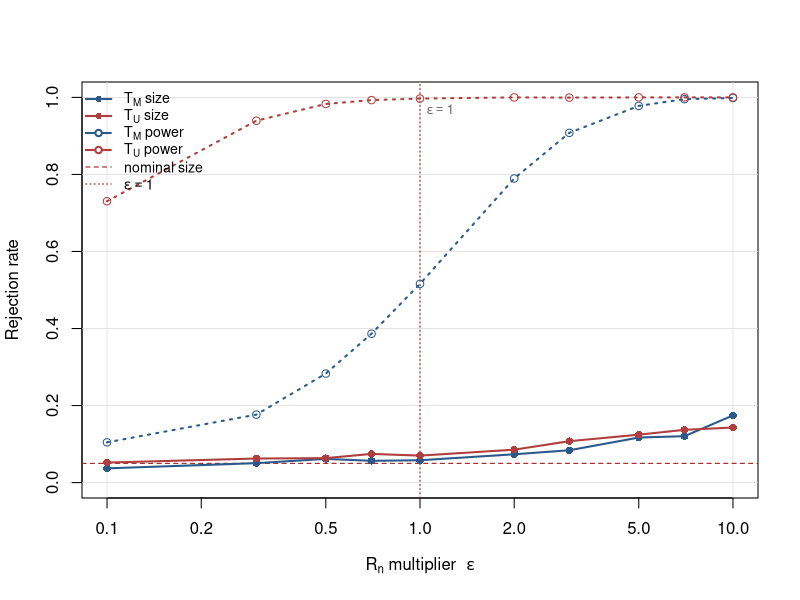

Write R code to recreate this figure.
#R_n control 

#sanity check
iid = FALSE

#Mean-type statistic
#X = Data matrix, mu = Null hypothesis, Rn = numbers of resamples
Mean_stat <- function(X,mu,Rn){
  n <- length(X)
  
  sigma_hat <- var(X) * (n-1)/n
  
  indices <- sample(1:n,Rn,replace=TRUE)
  W <- (X[indices] - mu) / sqrt(sigma_hat)
  
  T_M_tilde <- sum(W) / sqrt(Rn)
  T_M <- T_M_tilde^2
  
  return(T_M)
}

#U-type statistic
#X = Data, mu = Null hypothesis, Rn = numbers of resamples  
U_stat <- function(X,mu,Rn){
  n <- length(X)
  
  sigma_hat <- var(X) * (n-1)/n
  
  i <- sample.int(n, Rn, replace = TRUE)
  j <- sample.int(n, Rn, replace = TRUE)
  
  duplicates <- which(i == j)
  while (length(duplicates)) {
    j[duplicates] <- sample.int(n, length(duplicates), replace = TRUE)
    duplicates <- duplicates[i[duplicates] == j[duplicates]]
  }
  
  W <- (X[i] - mu) * (X[j] - mu) / sigma_hat
  T_U <- sum(W) / sqrt(Rn)
  
  return(T_U)
}

#Simulation

#parameters 
num_clusters <- 200
cluster_size <- 5
n <- num_clusters * cluster_size
cluster_id <- rep(1:num_clusters, each = cluster_size)

alpha <- 0.05
rho <- 1
iterations <- 2000

mu_0 <- 0
mu_alt <- 0.5

Rn_M_base <- ceiling(sqrt(n))
Rn_U_base <- ceiling((n / 2)^(4 / 3))

epsilons <- c(0.1,0.3,0.5,0.7,1,2,3,5,7,10)


results <- data.frame(epsilon = epsilons,
                      Power_Mean = NA_real_,
                      Power_U    = NA_real_,
                      Size_Mean = NA_real_,
                      Size_U    = NA_real_)

for (k in seq_along(epsilons)){
  epsilon <- epsilons[k]
  Rn_M <- pmax(2, floor(epsilon*Rn_M_base))
  Rn_U <- pmax(2, floor(epsilon*Rn_U_base))
  
  rej_Mean_power <- logical(iterations)
  rej_U_power    <- logical(iterations)
  rej_Mean_size  <- logical(iterations)
  rej_U_size     <- logical(iterations)
  
  for (i in 1:iterations){
    
    #generate clusterd data
    alpha_f_null <- rnorm(num_clusters,mu_0,sqrt(rho))
    eps_null <- rnorm(n)
    X_null <- alpha_f_null[cluster_id] + eps_null
    
    alpha_f_alt <- rnorm(num_clusters,mu_alt,sqrt(rho))
    eps_alt <- rnorm(n)
    X_alt <- alpha_f_alt[cluster_id] + eps_alt
    
    if (iid){
      X_null <- rnorm(n,mu_0,sqrt(rho))
      X_alt <- rnorm(n,mu_alt,sqrt(rho))
    }
    
    #Type-1 error
    tm_null <- Mean_stat(X_null, mu=mu_0, Rn=Rn_M)
    tu_null <- U_stat(X_null, mu=mu_0, Rn=Rn_U)
    
    rej_Mean_size[i] <- tm_null > qchisq(1 - alpha, df = 1)
    rej_U_size[i] <- tu_null > qnorm(1 - alpha)
    
    #power
    tm_alt <- Mean_stat(X_alt, mu=mu_0, Rn=Rn_M)
    tu_alt <- U_stat(X_alt, mu=mu_0, Rn=Rn_U)
    
    rej_Mean_power[i] <- tm_alt > qchisq(1 - alpha, df = 1)
    rej_U_power[i] <- tu_alt > qnorm(1 - alpha)
  }
  results$Power_Mean[k] <- mean(rej_Mean_power)
  results$Power_U[k] <- mean(rej_U_power)
  results$Size_Mean[k] <- mean(rej_Mean_size)
  results$Size_U[k] <- mean(rej_U_size)
}

#plot
par(mar = c(5, 4, 4, 2) + 0.1)

plot(NULL,
     xlim = range(epsilons),
     ylim = c(0, 1),
     xlab = expression(paste("R"[n], " multiplier  ", epsilon)),
     ylab = "Rejection rate",
     log  = "x")   

grid(nx = NULL, ny = NULL, col = "grey85", lty = 1, lwd = 0.7)

# reference lines
abline(h = alpha, lty = 2, col = "#A01010")
abline(v = 1,     lty = 3, col = "#A01010")
text(1.05, 0.97, expression(epsilon == 1), col = "grey40", cex = 0.8, adj = 0)

# size curves (solid)
lines(epsilons, results$Size_Mean, col = "#2A5A8C", lwd = 2, lty = 1)
lines(epsilons, results$Size_U,   col = "#B03E3E",    lwd = 2, lty = 1)

# power curves (dashed)
lines(epsilons, results$Power_Mean, col = "#2A5A8C", lwd = 2, lty = 3)
lines(epsilons, results$Power_U,    col = "#B03E3E",    lwd = 2, lty = 3)

# points to make individual epsilon values visible
points(epsilons, results$Size_Mean,  col = "#2A5A8C", pch = 16)
points(epsilons, results$Size_U,     col = "#B03E3E",    pch = 16)
points(epsilons, results$Power_Mean, col = "#2A5A8C", pch = 1)
points(epsilons, results$Power_U,    col = "#B03E3E",    pch = 1)

legend("topleft",
       legend = c(expression(T[M] ~ size),
                  expression(T[U] ~ size),
                  expression(T[M] ~ power),
                  expression(T[U] ~ power),
                  "nominal size",
                  expression(epsilon == 1)),
       col    = c("#2A5A8C", "#B03E3E", "#2A5A8C", "#B03E3E", "#A01010", "#A01010"),
       lty    = c(1, 1, 2, 2, 2, 3),
       lwd    = c(2, 2, 2, 2, 1, 1),
       pch    = c(16, 16, 1, 1, NA, NA),
       bty    = "n",
       cex    = 0.85)
